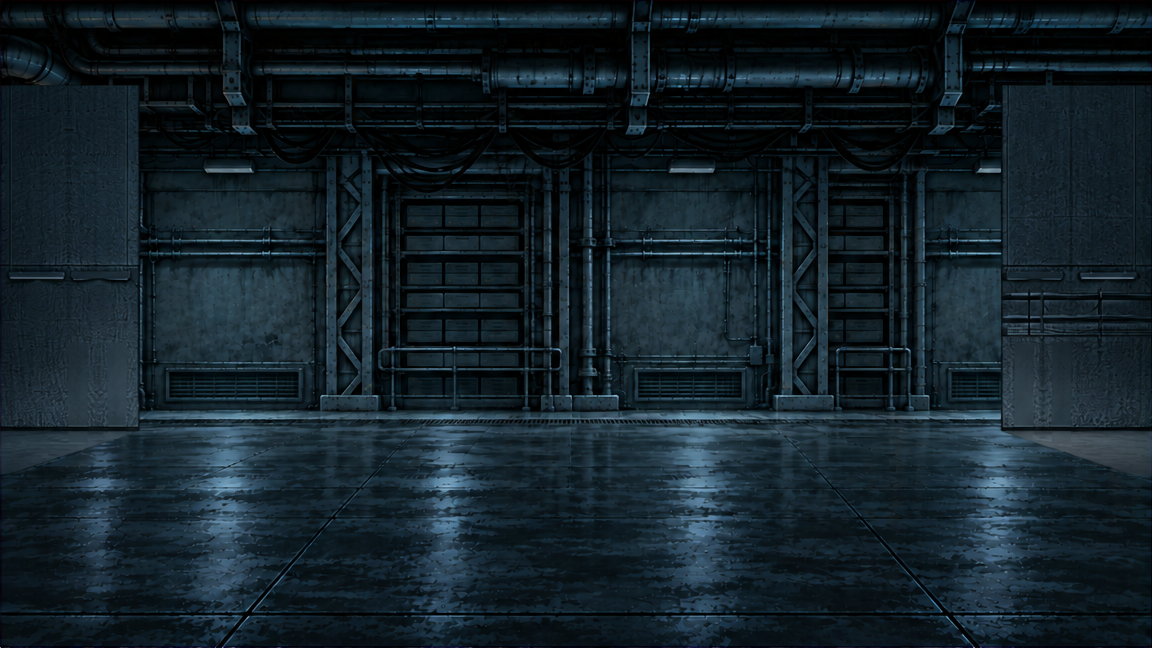
#> input picture apps/game/assets/rooms/records-far.png, 1152 x 648 px, found by its file name
$ python paint_inputs.py
#> lines starting #> are read from the running program, lines starting #| are printed output that depends on the picture; pictures that were not available may be replaced by others from this repository, and a replacement may not be noted
### docs/research-2026-10/sources/doors-2026-10-14/records/tools/rmodel.py
"""Records Access doors (doors-r1, records track): the measured model shared by every design tool.

Scratch only. The camera is the one the corridor door end measured (corridor-door-end-2026-10-12,
tools/design/common.py): every room uses the same game camera (floor y 440 at the walkway, 1 m = 40
world px there), vanishing point (483.9, 158.5), walkway 38 m from the eye, eye height 7.04 m. The
Records far plate's own floor joints are AI-painted and inconsistent (one runs to x about 438), so
the game camera rules; the back wall's floor line (y 411.5) puts the Records back wall 4.3 m behind
the walkway.

Coordinates: metres. X along the room (world x / 40 at walkway depth), H up, D behind the walkway
(D < 0 is nearer the camera). project() maps them to world px at scroll 1.0 (the mid plate's frame).

A door end is a cross-wall standing across the walkway, its approach face turned 17 degrees toward
the camera (the corridor's design language: its horizontals run to VP2 on the horizon at x 21 for a
wall closing the room's right end, and at x 946.8 for one closing its left end). side = +1 for the
right end (the exit to the service line), -1 for the left end (the way in from the corridor).
"""
from __future__ import annotations

import json
import math
import os

import numpy as np
from PIL import Image, ImageDraw

PX_PER_M = 40.0
FLOOR_Y = 440.0
VPX = 483.9
HORIZON = 158.5
D0 = 38.0
SS = 4
VP2_OFFSET = VPX - 21.0  # the corridor's VP2 for a 17-degree turn

TOOLS = os.path.dirname(os.path.abspath(__file__))
TRACK = os.path.dirname(TOOLS)
DESIGN = os.path.join(TRACK, "design")


def depth_scale(d):
    return D0 / (D0 + d)


def project(x_walk_px, h_m, d_m):
    s = depth_scale(d_m)
    return VPX + (x_walk_px - VPX) * s, HORIZON + (FLOOR_Y - HORIZON) * s - h_m * PX_PER_M * s


def scr(P):
    return project(P[0] * PX_PER_M, P[1], P[2])


def floor_y(d):
    return project(VPX, 0.0, d)[1]


# [5 lines left out: function from_screen, not called in this run]


class Canvas:
    """World px -> canvas px: ((X - x0) * ppw, (Y - y0) * ppw)."""

    def __init__(self, name, x0, y0, ppw, w, h):
        self.name, self.x0, self.y0, self.ppw, self.w, self.h = name, x0, y0, ppw, w, h

    def px(self, X, Y):
        return ((X - self.x0) * self.ppw, (Y - self.y0) * self.ppw)

    def grid(self):
        ys, xs = np.mgrid[0:self.h, 0:self.w].astype(np.float64)
        return self.x0 + (xs + 0.5) / self.ppw, self.y0 + (ys + 0.5) / self.ppw

    # [5 lines left out: function rays, not called in this run]


EY = np.array([0.0, 1.0, 0.0])


class Plane:
    # [13 lines left out: functions __init__, points, not called in this run]


def front_plane(d):
    return Plane(np.array([0, 0, d]), np.array([1.0, 0, 0]), EY, np.array([0, 0, -1.0]))


# [19 lines left out: function mask_of, not called in this run]


# ----------------------------------------------------------------------------- materials (linear)
CONCRETE = (0.205, 0.21, 0.225)  # 36231-like structural grey, matte cast (as the corridor)
CONCRETE_DK = (0.10, 0.105, 0.115)
STEEL = (0.36, 0.37, 0.39)  # bare / galvanised steel
STEEL_WORN = (0.55, 0.56, 0.58)
GUNSHIP = (0.18, 0.195, 0.235)  # 36118 Gunship Gray: doors, frames
HOUSING = (0.15, 0.155, 0.175)  # 36081: housings, conduit boxes
DARK = (0.05, 0.055, 0.06)
RUBBER = (0.025, 0.025, 0.028)
CONTAINER_GRAY = (0.33, 0.335, 0.35)  # GSA container "Gray" (lighter than the doors)
FITTING_LENS = (0.62, 0.66, 0.68)


# ----------------------------------------------------------------------------- light
class Lamp:
    def __init__(self, name, pos, color, intensity, reach, down=0.0):
        self.name, self.pos, self.color = name, np.asarray(pos, float), np.asarray(color, float)
        self.intensity, self.reach, self.down = intensity, reach, down


AMBIENT = np.array([0.020, 0.032, 0.042])
WRAP = 0.06


# [14 lines left out: function shade, not called in this run]


def to_srgb_u8(lin):
    lin = np.clip(lin, 0, 1)
    return (np.where(lin <= 0.0031308, lin * 12.92, 1.055 * np.power(lin, 1 / 2.4) - 0.055) * 255 + 0.5).astype(np.uint8)


def from_srgb_u8(u8):
    c = u8.astype(np.float64) / 255.0
    return np.where(c <= 0.04045, c / 12.92, np.power((c + 0.055) / 1.055, 2.4))


def save_mask(arr, path):
    Image.fromarray((np.clip(arr, 0, 1) * 255 + 0.5).astype(np.uint8), "L").save(path)


def write_json(path, data):
    with open(path, "w") as f:
        json.dump(data, f, indent=1)


class Part:
    # [32 lines left out: functions __init__, render, not called in this run]


# ----------------------------------------------------------------------------- a door end
class DoorEnd:
    """A cast-concrete cross-wall across the walkway, its approach face turned 17 degrees, with a
    1-3/4 in steel secure-area door (ICD 705 TS v1.4 ch. 3E) swinging into the Records room.

    a: metres along the approach face from the walk line, positive toward the room's back wall.
    t: metres into the wall from the approach face (the far side of the wall is t = T_WALL).
    """

    T_WALL = 0.30  # 300 mm cast reinforced concrete
    LEAF_W = 0.914  # 3'0" leaf
    LEAF_H = 2.134  # 7'0" leaf
    LEAF_T = 0.044  # 1-3/4 in
    OPEN_W = 0.920  # frame opening: leaf + 3 mm clearance each side (1/8 in, ANSI/SDI A250.8)
    H_OPEN = 2.140
    FRAME_FACE = 0.051  # 2 in hollow-metal frame face
    HEADER_H = 0.120  # head with the concealed low-energy operator (ANSI/BHMA A156.19)
    A_N = -0.46  # near (latch) jamb, toward the camera
    A_F = 0.46  # far (hinge) jamb, behind the walk line
    A_END = A_N - 0.16  # the wall ends 0.16 m past the near jamb (the corridor's column rule)
    A_BACK = 4.30 / math.cos(math.radians(16.94))  # where the face meets the room's back wall (4.3 m)
    H_TOP = 7.8
    STUB_H = 0.15
    # SDI 129-24, 7'-0" opening, 4-1/2 in hinges: top hinge 9 in below the head, two spaces of 33 in
    HINGES = ((2.134 - 0.229 - 0.114, 2.134 - 0.229), (2.134 - 0.229 - 0.838 - 0.114, 2.134 - 0.229 - 0.838), (2.134 - 0.229 - 1.676 - 0.114, 2.134 - 0.229 - 1.676))
    LEVER_H = 1.062  # SDI 129-24 strike centreline 41-13/16 in
    LAMP_H = 2.45

    def __init__(self, side, x_cross):
        self.side = side
        self.xc = x_cross
        k = VP2_OFFSET / D0 / PX_PER_M
        u = np.array([-side * k, 0.0, 1.0])
        self.U = u / np.linalg.norm(u)
        self.N = np.array([side * self.U[2], 0.0, -side * self.U[0]])
        self.O = np.array([x_cross / PX_PER_M, 0.0, 0.0])
        self.hinge = self.pt(self.A_F, 0.0, -0.012)

    def pt(self, a, h, t=0.0):
        return self.O + a * self.U + h * EY + t * self.N

    def s(self, a, h, t=0.0):
        return scr(self.pt(a, h, t))

    def poly(self, pts):
        return [scr(np.asarray(p, float)) for p in pts]

    def quad_face(self, a0, a1, h0, h1, t=0.0):
        return self.poly([self.pt(a0, h0, t), self.pt(a1, h0, t), self.pt(a1, h1, t), self.pt(a0, h1, t)])

    def quad_side(self, a, t0, t1, h0, h1):
        return self.poly([self.pt(a, h0, t0), self.pt(a, h0, t1), self.pt(a, h1, t1), self.pt(a, h1, t0)])

    def quad_top(self, a0, a1, t0, t1, h):
        return self.poly([self.pt(a0, h, t0), self.pt(a1, h, t0), self.pt(a1, h, t1), self.pt(a0, h, t1)])

    def face_plane(self, t=0.0):
        return Plane(self.pt(0, 0, t), self.U, EY, -self.N)

    def side_plane(self, a):
        return Plane(self.pt(a, 0, 0), self.N, EY, -self.U)

    def top_plane(self, h):
        return Plane(np.array([0, h, 0.0]), self.U, self.N, EY)

    # the leaf: hinged on the far jamb, swinging into the room (toward -N)
    def leaf_dir(self, theta):
        return -self.U * math.cos(theta) - self.N * math.sin(theta)

    def leaf_normal_room(self, theta):
        """Normal of the leaf's room-side face (faces the room when shut)."""
        return -self.N * math.cos(theta) + self.U * math.sin(theta)

    # [15 lines left out: functions leaf_corners, stub_far_a, not called in this run]

### docs/research-2026-10/sources/doors-2026-10-14/records/tools/paint_inputs.py
"""Records doors: Codex edit targets and area maps (doors-r1, records track). Scratch only.

Writes codex/<job>/refs/1-edit-target.png (the flat-shaded construction drawing in the room's real
plates for context), refs/2-areas-to-paint.png (white: the parts to paint) and layout.json (how to
map the painted image back to the design canvases). Jobs:
  records-exit   the right end (cross-wall, door shut, column, stub, passage beyond, container)
  records-entry  the left end (cross-wall, door shut, column, stub, vestibule beyond)
  records-parts  the leaf's three faces and latch edge (flat, in the leaf's plane) and the container
"""
from __future__ import annotations

import json
import math
import os
import sys

import numpy as np
from PIL import Image

sys.path.insert(0, os.path.dirname(os.path.abspath(__file__)))
import rmodel as M  # noqa: E402
import rdesign as RD  # noqa: E402
import compose as C  # noqa: E402

CODEX = os.path.join(M.TRACK, "..", "codex")
PPW = 4.0


def door_target(side):
    piece = "exit" if side > 0 else "entry"
    job = f"r2-records-{piece}"
    door = M.DoorEnd(side, RD.XC if side > 0 else RD.XE)
    X0 = 757.0 if side > 0 else -53.0
    Y0 = 140.0
    Wd, Hd = 236.0, 355.0
    W, H = int(Wd * PPW), int(Hd * PPW)
    img = Image.new("RGBA", (W, H), (0, 0, 0, 255))
    far = Image.open(os.path.join(C.GAME, "assets", "rooms", "records-far.png")).convert("RGBA")
#> far is the input picture: PIL image 1152x648 RGBA; mean R, G, B, A 19.7, 33.6, 41.5, 255
    shift = RD.FAR_SHIFT_RIGHT if side > 0 else RD.FAR_SHIFT_LEFT
    fx0, fy0 = (X0 - shift) * 2, (Y0 - 69.0) * 2
    img.alpha_composite(far.crop((int(fx0), int(fy0), int(fx0 + Wd * 2), int(fy0 + Hd * 2))).resize((W, H), Image.Resampling.BICUBIC))
    dcv_x0 = 770.0 if side > 0 else -40.0
    off = (int((dcv_x0 - X0) * PPW), int((140.0 - Y0) * PPW))
    area = np.zeros((H, W))
    d = os.path.join(M.DESIGN, piece)

    def paste(name, mask_name):
#> called with name = 'design-beyond.png', mask_name = 'beyond--ALPHA.png'
        im = Image.open(os.path.join(d, name)).convert("RGBA")
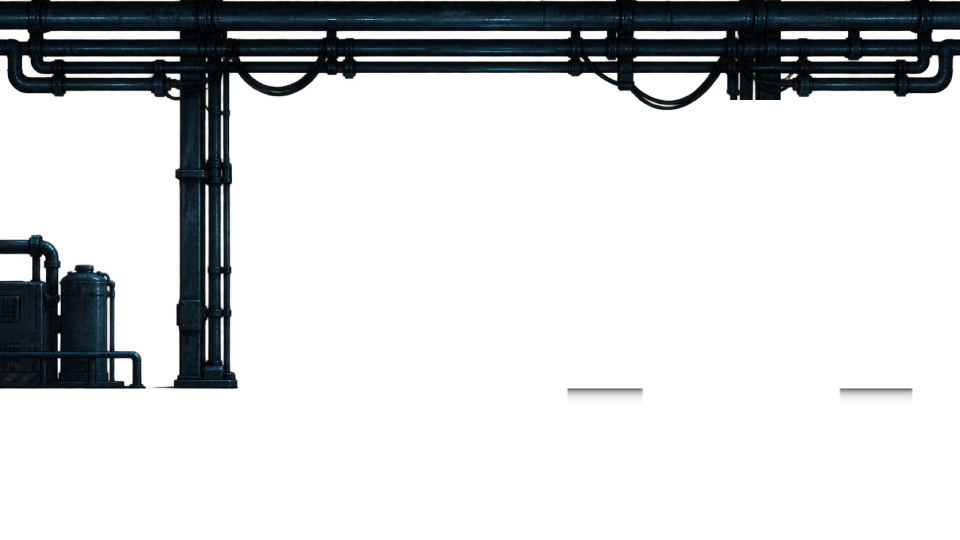
#> input picture apps/game/assets/rooms/corridor-mid.png, 1920 x 1080 px, given in place of design-beyond.png, which was not available (shown at 1/2 size)
#> im is the input picture: PIL image 1920x1080 RGBA; mean R, G, B, A 1.6, 3.8, 5, 47
        img.alpha_composite(im, off)
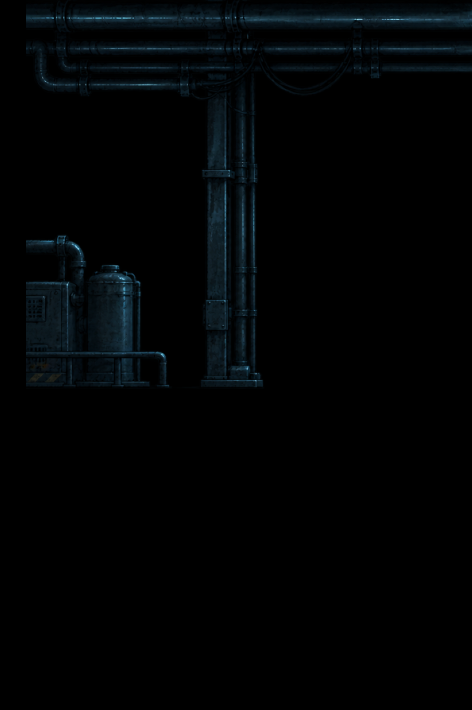
#> img: PIL image 944x1420 RGBA (shown at 1/2 size); mean R, G, B, A 1.6, 3.5, 4.6, 255
        m = np.asarray(Image.open(os.path.join(d, "masks", mask_name)), dtype=np.float64) / 255.0
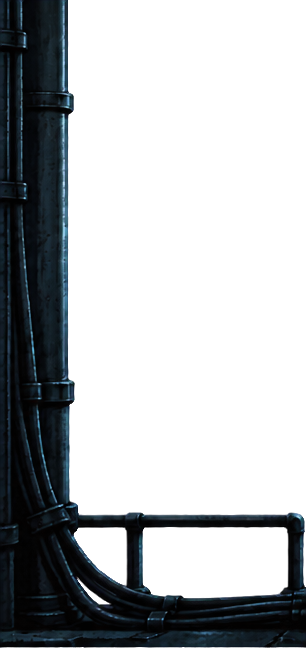
#> input picture apps/game/assets/rooms/corridor-near.png, 307 x 648 px, given in place of beyond--ALPHA.png, which was not available
#> (the run stopped early here; a loop or call above may not have finished)
